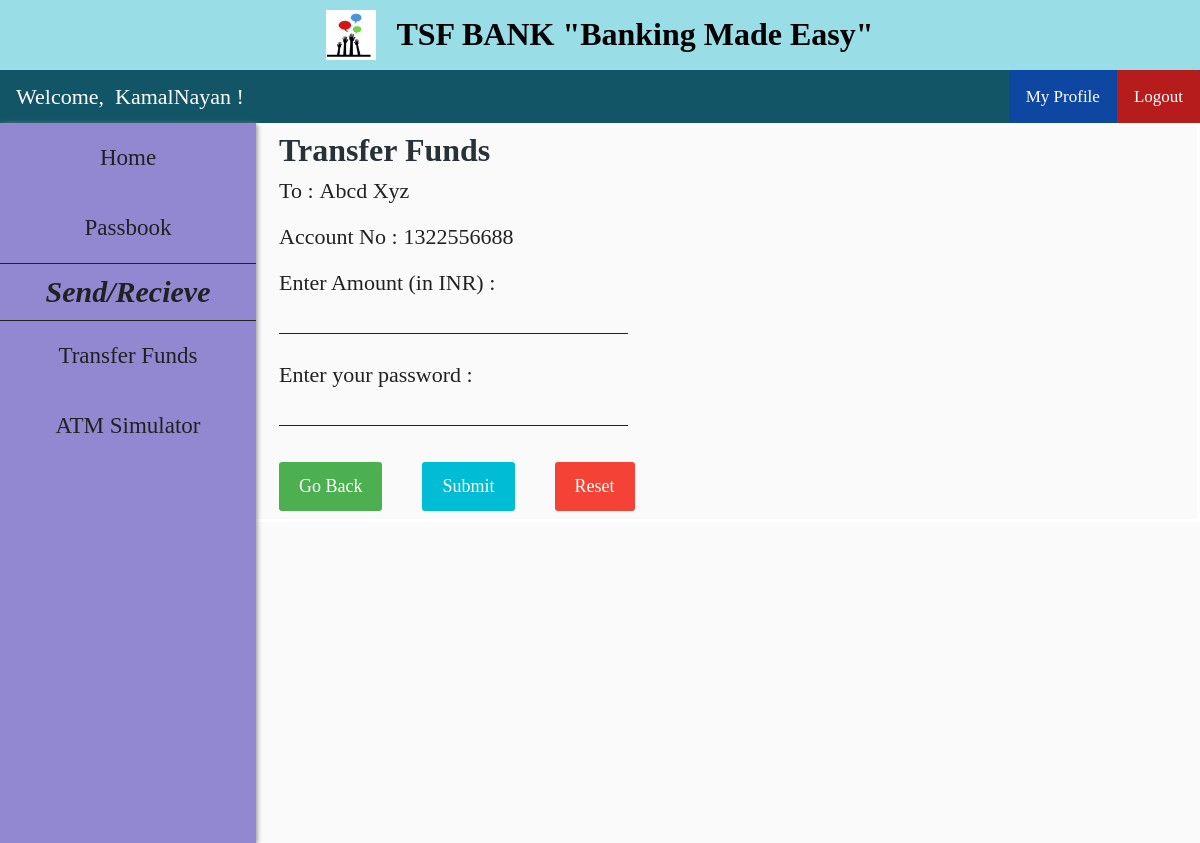
Page /send_funds.php?cust_id=5 (signed in) on the committed database.
### tables this page shows
CREATE TABLE `customer` (
  `cust_id` int NOT NULL AUTO_INCREMENT,
  `first_name` varchar(30) DEFAULT NULL,
  `last_name` varchar(30) DEFAULT NULL,
  `gender` varchar(10) DEFAULT NULL,
  `dob` date DEFAULT NULL,
  `aadhar_no` int DEFAULT NULL,
  `email` varchar(30) DEFAULT NULL,
  `phone_no` varchar(20) DEFAULT NULL,
  `address` varchar(255) DEFAULT NULL,
  `branch` varchar(30) DEFAULT NULL,
  `account_no` int DEFAULT NULL,
  `pin` int DEFAULT NULL,
  `uname` varchar(30) DEFAULT NULL,
  `pwd` varchar(30) DEFAULT NULL,
  PRIMARY KEY (`cust_id`),
  UNIQUE KEY `aadhar_no` (`aadhar_no`),
  UNIQUE KEY `email` (`email`),
  UNIQUE KEY `phone_no` (`phone_no`),
  UNIQUE KEY `account_no` (`account_no`),
  UNIQUE KEY `uname` (`uname`)
);

### send_funds.php (the view, shortened to what this page needs)
<?php
    include "header.php";
    include "customer_navbar.php";
    include "customer_sidebar.php";
    if (isset($_GET['cust_id'])) {
        $id = $_GET['cust_id'];
    }
    $sql0 = "SELECT * FROM customer WHERE cust_id=".$id;
    $result0 = $conn->query($sql0);
    $row0 = $result0->fetch_assoc();
?>
<!DOCTYPE html>
<html>
<head>
    <link rel="stylesheet" href="customer_add_style.css">
</head>
<body>
    <form class="add_customer_form" action="send_funds_action.php?cust_id=<?php echo $id ?>" method="post">
        <div class="flex-container-form_header">
            <h1 id="form_header">Transfer Funds</h1>
        </div>
        <div class="flex-container">
            <div class=container>
                <label>
                    To : <label id="info_label">
                        <?php echo $row0["first_name"]." ".$row0["last_name"] ?>
                    </label>
                </label>
            </div>
        </div>
        <div class="flex-container">
            <div class=container>
                <label>Account No : <label id="info_label"><?php echo $row0["account_no"] ?></label></label>
            </div>
        </div>
        <div class="flex-container">
            <div class=container>
                <label>Enter Amount (in INR) :</label><br>
                <input name="amt" size="24" type="text" required />
            </div>
        </div>
        <div class="flex-container">
            <div  class=container>
                <label>Enter your password :</b></label><br>
                <input name="password" size="24" type="password" required />
            </div>
        </div>
        <div class="flex-container">
            <div class="container">
                <a href="/beneficiary.php" class="button">Go Back</a>
            </div>
            <div class="container">
                <button type="submit">Submit</button>
            </div>
            <div class="container">
                <button type="reset" class="reset" onclick="return confirmReset();">Reset</button>
            </div>
        </div>
    </form>
</body>
</html>

### customer_navbar.php (shortened to what this page needs)
<?php
    include "connect.php";
    if (isset($_SESSION['loggedIn_cust_id'])) {
        $sql0 = "SELECT * FROM customer WHERE cust_id=".$_SESSION['loggedIn_cust_id'];
        $result = $conn->query($sql0);
        $row = $result->fetch_assoc();
    }
?>
<!DOCTYPE html>
<html>
<head>
    <link rel="stylesheet" href="user_navbar_style.css">
</head>
<body>
    <div class="nav-wrapper">
        <div class="topnav" id="theTopNav">
            <a id="user">Welcome, &nbsp<?php echo $row["first_name"]; ?> !</a>
            <a id="logout" href="/logout_action.php" onclick="return confirm('Are you sure?')">Logout</a>
            <a id="profile" href="/customer_profile.php">My Profile</a>
        </div>
    </div>
</body>
</html>

### header_style.css (style rules this page uses)
body { margin: 0; padding: 0; background-color: #FAFAFA; text-align: center; }
h1 { font-family: 'Sansita Swashed', cursive; color: black; font-size: 2rem; line-height: 0rem; margin-top: calc((1.5rem - 2rem) + 2.0rem); margin-bottom: 0.5rem; }

### user_navbar_style.css (style rules this page uses)
.nav-wrapper { height: 53px; background: #333; }
.nav-wrapper .topnav { background-color: #115566; overflow: hidden; height: 53px; }
.topnav a[id="user"] { float: left; display: block; color: white; text-align: center; padding: 14px 16px; text-decoration: none; font-size: 22px; font-family: 'Sansita Swashed', cursive; }
.topnav a[id="profile"] { float: right; display: block; color: white; text-align: center; padding: 17px 17px; text-decoration: none; font-size: 17px; font-family: 'Sansita Swashed', cursive; background-color: #0D47A1; border-top-left-radius: 3px; }
.topnav a[id="logout"] { float: right; display: block; color: white; text-align: center; padding: 17px 17px; text-decoration: none; font-size: 17px; font-family: 'Sansita Swashed', cursive; background-color: #b71c1c; border-top-right-radius: 3px; }

### customer_add_style.css (style rules this page uses)
.flex-container { display: -webkit-flex; display: flex; margin-left: 256px; width: auto; height: auto; -webkit-flex-wrap: wrap; flex-wrap: wrap; background-color: #FAFAFA; }
.flex-container-form_header { display: -webkit-flex; display: flex; margin-left: 256px; width: auto; height: auto; background-color: #FAFAFA; }
h1[id="form_header"] { margin-left: 20px; font-family: 'Sansita Swashed', cursive; color: #263238; }
form { border: 3px solid white; width: inherit; margin-left: 0px; }
label { display: block; float: left; color: #212121; font-family: 'Sansita Swashed', cursive; font-size: 22px; }
label[id="info_label"] { display: block; float: right; margin-left: 6px; font-family: 'Sansita Swashed', cursive; color: #212121; font-size: 22px; }
input[type=text], input[type=password] { font-family: 'Sansita Swashed', cursive; color: #212121; font-size: 24px; width: auto; margin: 8px 0; padding: 1px 1px; border: 0; border-bottom: 1px solid #212121; box-sizing: border-box; background-color: transparent; }
.container { margin-top: 20px; margin-left: 20px; margin-right: 20px; float: left; display: inline-block; }
button { font-family: 'Sansita Swashed', cursive; font-size: 18px; background-color: #00BCD4; color: white; padding: 14px 20px; margin: 8px 0; border: none; cursor: pointer; width: 100%; border-radius: 3px; }
.button { background-color: #4CAF50; border: none; color: white; font-family: 'Sansita Swashed', cursive; font-size: 18px; padding: 14px 20px; margin: 8px 0; text-align: center; text-decoration: none; display: inline-block; border-radius: 3px; cursor: pointer; }
.reset { width: auto; background-color: #f44336; }

### rows in the picture
customer: first_name "KamalNayan"
customer: first_name "Abcd", last_name "Xyz", account_no "1322556688"
